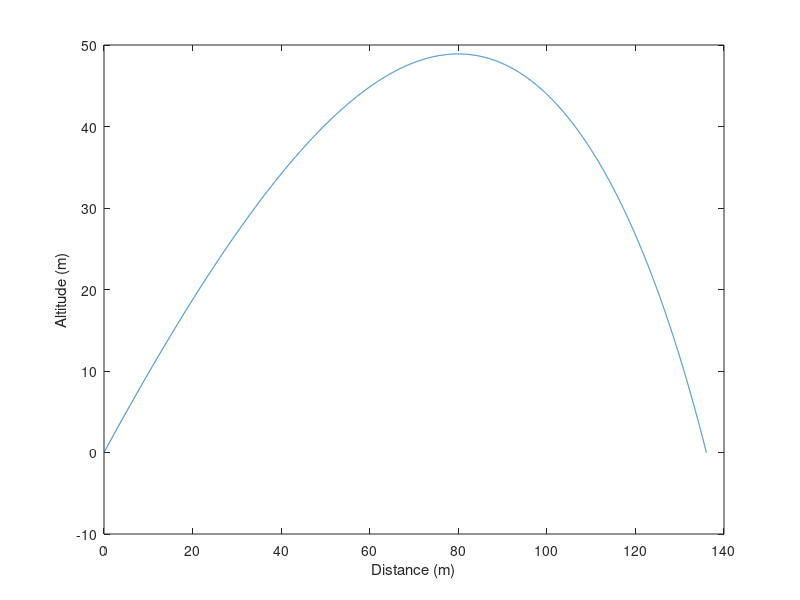

Here is the MATLAB script that generated this plot:

% Constants
atmDens = 1.2754; %kg/m^3
dragCoefficient = 0.345; %Magic
frontalArea = 0.005; %m^2
emptyMass = 0.15; %kg
g = 9.82; %m/s^2

% Starting conditions
angle = 45; % degrees to horizontal
V = 60; % m/s
x = 0; % m
y = 0; % m
time = 0; % s

stepLength = 0.001; %Seconds
Vy = sind(angle) .* V;
Vx = cosd(angle) .* V;
xMatrix = [];
yMatrix = [];
tMatrix = [];

%VxPrim = @(Vx) (-atmDens .* dragCoefficient .* frontalArea .* Vx .* sqrt(Vx.^2 + Vy.^2)) ./ (2 .* emptyMass);

%VyPrim = @(Vy) -g - ((atmDens .* dragCoefficient .* frontalArea .* Vy .* sqrt(Vx.^2 + Vy.^2)) ./ (2 .* emptyMass));


while y > 0 | time < 0.1
    VxNew = Vx + ((-atmDens .* dragCoefficient .* frontalArea .* Vx .* sqrt(Vx.^2 + Vy.^2)) ./ (2 .* emptyMass)) * stepLength;
    VyNew = Vy + (-g - ((atmDens .* dragCoefficient .* frontalArea .* Vy .* sqrt(Vx.^2 + Vy.^2)) ./ (2 .* emptyMass))) * stepLength;
    Vx = VxNew;
    Vy = VyNew;
    
    x = x + Vx * stepLength;
    y = y + Vy * stepLength;
    
    xMatrix = [xMatrix, x];
    yMatrix = [yMatrix, y];
    tMatrix = [tMatrix, time];
    
    time = time + stepLength;
end
y
x
time

plot(xMatrix, yMatrix)
ylabel("Altitude (m)")
xlabel("Distance (m)")